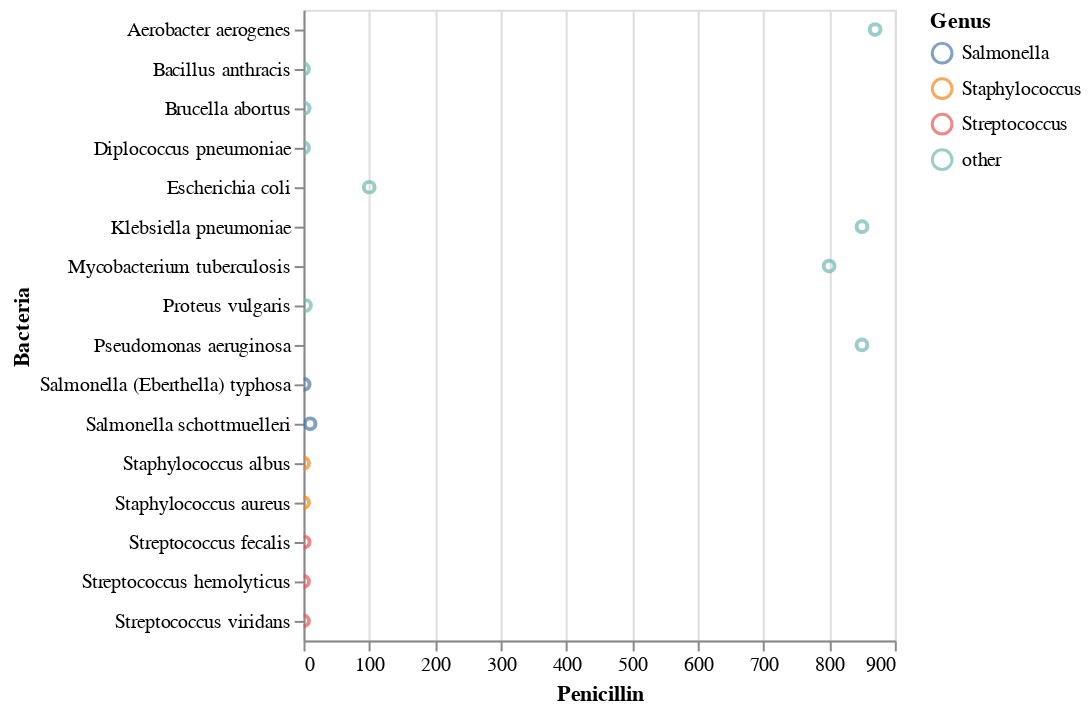

Notebook cell for this chart:
### Markdown cell above
## 1.10. Interatividade
Além da construção de gráficos básicos e da composição de visualização, uma das ferramentas mais interessantes do Altair e do Vega-Lite é o suporte para interação.

Para criar um gráfico interativo simples que suporte panorâmica e zoom, podemos invocar o método `interactive()` do objeto `Chart`. No gráfico abaixo, clique e arraste para panorâmica ou use a rolagem para zoom:

### Code cell
alt.Chart(burtin).mark_point().encode(
    x='Penicillin',
    y='Bacteria',
    color='Genus',
).interactive()

### Figure 1 — Vega-Lite specification as saved in the notebook (floating-point values rounded to 4 significant figures)
{"config": {"view": {"continuousWidth": 300, "continuousHeight": 300}}, "data": {"name": "data-9358c74bfa85e269e603e741ba1c4924"}, "mark": {"type": "point"}, "encoding": {"color": {"field": "Genus", "type": "nominal"}, "x": {"field": "Penicillin", "type": "quantitative"}, "y": {"field": "Bacteria", "type": "nominal"}}, "params": [{"name": "param_15", "select": {"type": "interval", "encodings": ["x", "y"]}, "bind": "scales"}], "$schema": "https://vega.github.io/schema/vega-lite/v5.20.1.json", "datasets": {"data-9358c74bfa85e269e603e741ba1c4924": [{"Bacteria": "Aerobacter aerogenes", "Penicillin": 870.0, "Streptomycin": 1.0, "Neomycin": 1.6, "Gram_Staining": "negative", "Genus": "other"}, {"Bacteria": "Bacillus anthracis", "Penicillin": 0.001, "Streptomycin": 0.01, "Neomycin": 0.007, "Gram_Staining": "positive", "Genus": "other"}, {"Bacteria": "Brucella abortus", "Penicillin": 1.0, "Streptomycin": 2.0, "Neomycin": 0.02, "Gram_Staining": "negative", "Genus": "other"}, {"Bacteria": "Diplococcus pneumoniae", "Penicillin": 0.005, "Streptomycin": 11.0, "Neomycin": 10.0, "Gram_Staining": "positive", "Genus": "other"}, {"Bacteria": "Escherichia coli", "Penicillin": 100.0, "Streptomycin": 0.4, "Neomycin": 0.1, "Gram_Staining": "negative", "Genus": "other"}, {"Bacteria": "Klebsiella pneumoniae", "Penicillin": 850.0, "Streptomycin": 1.2, "Neomycin": 1.0, "Gram_Staining": "negative", "Genus": "other"}, {"Bacteria": "Mycobacterium tuberculosis", "Penicillin": 800.0, "Streptomycin": 5.0, "Neomycin": 2.0, "Gram_Staining": "negative", "Genus": "other"}, {"Bacteria": "Proteus vulgaris", "Penicillin": 3.0, "Streptomycin": 0.1, "Neomycin": 0.1, "Gram_Staining": "negative", "Genus": "other"}, {"Bacteria": "Pseudomonas aeruginosa", "Penicillin": 850.0, "Streptomycin": 2.0, "Neomycin": 0.4, "Gram_Staining": "negative", "Genus": "other"}, {"Bacteria": "Salmonella (Eberthella) typhosa", "Penicillin": 1.0, "Streptomycin": 0.4, "Neomycin": 0.008, "Gram_Staining": "negative", "Genus": "Salmonella"}, {"Bacteria": "Salmonella schottmuelleri", "Penicillin": 10.0, "Streptomycin": 0.8, "Neomycin": 0.09, "Gram_Staining": "negative", "Genus": "Salmonella"}, {"Bacteria": "Staphylococcus albus", "Penicillin": 0.007, "Streptomycin": 0.1, "Neomycin": 0.001, "Gram_Staining": "positive", "Genus": "Staphylococcus"}, {"Bacteria": "Staphylococcus aureus", "Penicillin": 0.03, "Streptomycin": 0.03, "Neomycin": 0.001, "Gram_Staining": "positive", "Genus": "Staphylococcus"}, {"Bacteria": "Streptococcus fecalis", "Penicillin": 1.0, "Streptomycin": 1.0, "Neomycin": 0.1, "Gram_Staining": "positive", "Genus": "Streptococcus"}, {"Bacteria": "Streptococcus hemolyticus", "Penicillin": 0.001, "Streptomycin": 14.0, "Neomycin": 10.0, "Gram_Staining": "positive", "Genus": "Streptococcus"}, {"Bacteria": "Streptococcus viridans", "Penicillin": 0.005, "Streptomycin": 10.0, "Neomycin": 40.0, "Gram_Staining": "positive", "Genus": "Streptococcus"}]}}
